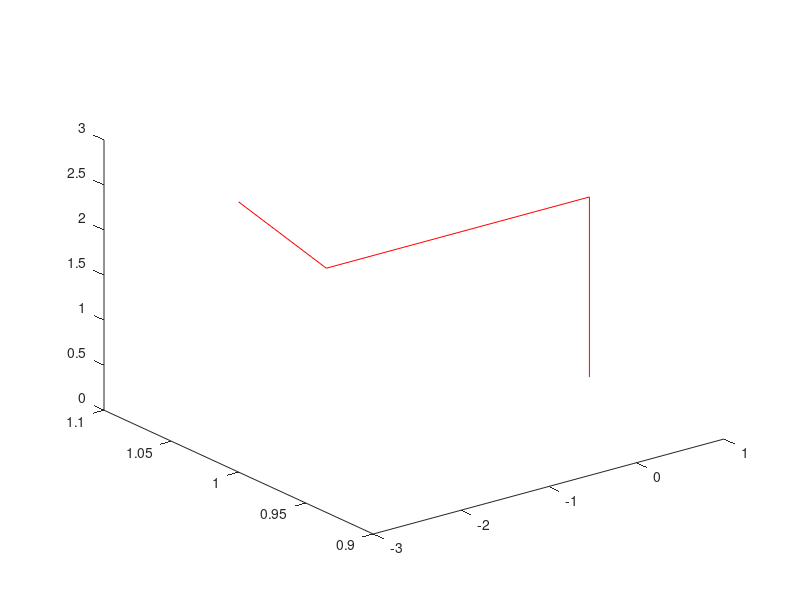

Reproduce this figure in MATLAB.
% se crean los siguientes vectoreas que almacenan las posiciones x,y,z


x=[1 1 -2 -3];
y=[1 1 1 1];
z=[0 2 2 3 ];
plot3(x,y,z,"r")